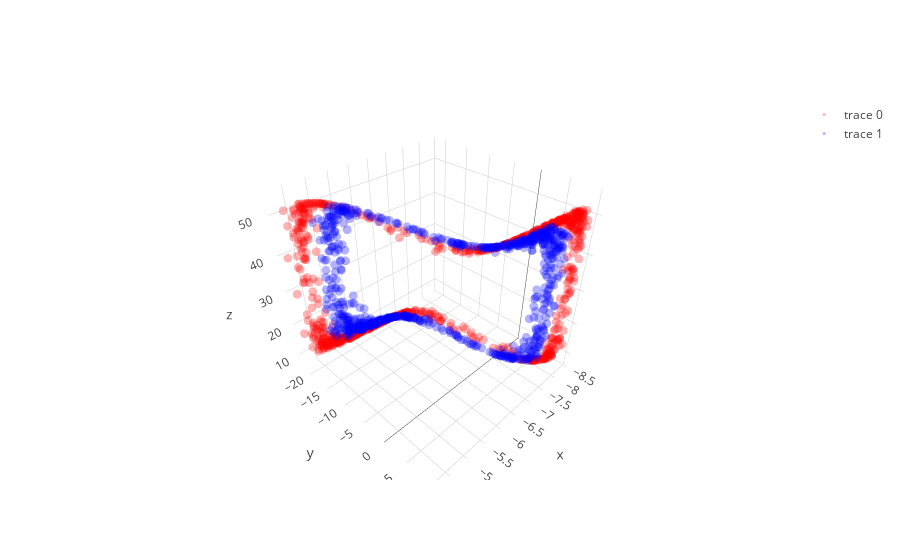
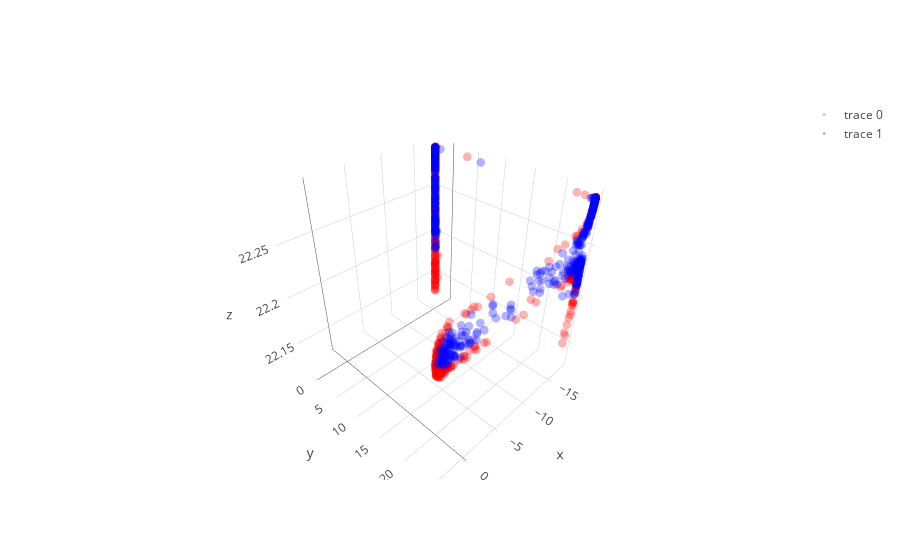

Notebook code cell kept with these figures, in order:
### Code cell
learning_rate = 0.000000008; beta1=0.9; beta2=0.999; adam_e = 1e-8 

l1 = PCA_layer(2,3);  l1b= batch_norm()
l2 = PCA_layer(3,3);  l2b= batch_norm()
l3 = PCA_layer(3,2)

mini_batch_size    = 20
training_iteration = 100

copyX = np.copy(X)
for iter in range(training_iteration):

    copyX = shuffle(copyX)
    for current_batch_index in range(0,len(X),mini_batch_size):
        current_batch = copyX[current_batch_index:current_batch_index+mini_batch_size]
        
        layer1,layer1_var = l1.feed_non(current_batch,1/(iter+1))
        layer2,layer2_var = l2.feed_non(layer1,1/(iter+1))
        layer3,layer3_var = l3.feed_linear(layer2)

        sys.stdout.write("Iter: " + str(iter) + " " + str(layer1_var.mean() + layer2_var.mean() + layer3_var.mean()) + '\r'); sys.stdout.flush()
        
        grad3   = l3.back_linear()
        grad2   = l2.back_non(grad3,cancel=1/(iter+1),sign_value=-1)
        grad1   = l1.back_non(grad2,cancel=1/(iter+1),sign_value=-1)
   
layer1,layer1_var = l1.feed_non(X,0)
layer2,layer2_var = l2.feed_non(layer1,0)
layer3,layer3_var = l3.feed_linear(layer2)

trace1 = go.Scatter3d(
    x=layer1[y==0,0],
    y=layer1[y==0,1],
    z=layer1[y==0,2],
    mode='markers',
    line=dict(color='red',width=0.5),
    marker=dict(size=3,opacity=0.3)
)
trace2 = go.Scatter3d(
    x=layer1[y==1,0],
    y=layer1[y==1,1],
    z=layer1[y==1,2],
    mode='markers',
    line=dict(color='blue',width=0.5),
    marker=dict(size=3,opacity=0.3)
)
data = [trace1,trace2]
fig  = go.Figure(data=data)
iplot(fig)

trace1 = go.Scatter3d(
    x=layer2[y==0,0],
    y=layer2[y==0,1],
    z=layer2[y==0,2],
    mode='markers',
    line=dict(color='red',width=0.5),
    marker=dict(size=3,opacity=0.3)
)
trace2 = go.Scatter3d(
    x=layer2[y==1,0],
    y=layer2[y==1,1],
    z=layer2[y==1,2],
    mode='markers',
    line=dict(color='blue',width=0.5),
    marker=dict(size=3,opacity=0.3)
)
data = [trace1,trace2]
fig  = go.Figure(data=data)
iplot(fig)

plt.figure(figsize=(8,6))
plt.scatter(layer3[y==0, 0], layer3[y==0, 1], color='red', alpha=0.5)
plt.scatter(layer3[y==1, 0], layer3[y==1, 1], color='blue', alpha=0.5)
plt.show()

### Figure 1 — Plotly figure (JSON) as saved in the notebook; plotly's stock layout.template omitted (floating-point values rounded to 4 significant figures; data arrays with more than 128 entries replaced by an {"elided": "..."} marker saying what was removed)
{"data": [{"line": {"color": "red", "width": 0.5}, "marker": {"opacity": 0.3, "size": 3}, "mode": "markers", "type": "scatter3d", "uid": "a4c03fc9-7933-4295-9d64-eccaba9bae15", "x": {"elided": "750 float values"}, "y": {"elided": "750 float values"}, "z": {"elided": "750 float values"}}, {"line": {"color": "blue", "width": 0.5}, "marker": {"opacity": 0.3, "size": 3}, "mode": "markers", "type": "scatter3d", "uid": "c890edac-1c23-4129-b66b-2269a79bae67", "x": {"elided": "750 float values"}, "y": {"elided": "750 float values"}, "z": {"elided": "750 float values"}}], "layout": {}}

### Figure 2 — Plotly figure (JSON) as saved in the notebook; plotly's stock layout.template omitted (floating-point values rounded to 4 significant figures; data arrays with more than 128 entries replaced by an {"elided": "..."} marker saying what was removed)
{"data": [{"line": {"color": "red", "width": 0.5}, "marker": {"opacity": 0.3, "size": 3}, "mode": "markers", "type": "scatter3d", "uid": "06b8abb7-6528-4ff2-a215-cd6c3f9e1f17", "x": {"elided": "750 float values"}, "y": {"elided": "750 float values"}, "z": {"elided": "750 float values"}}, {"line": {"color": "blue", "width": 0.5}, "marker": {"opacity": 0.3, "size": 3}, "mode": "markers", "type": "scatter3d", "uid": "ef0da1c5-c626-4212-a54c-a8713622310c", "x": {"elided": "750 float values"}, "y": {"elided": "750 float values"}, "z": {"elided": "750 float values"}}], "layout": {}}
